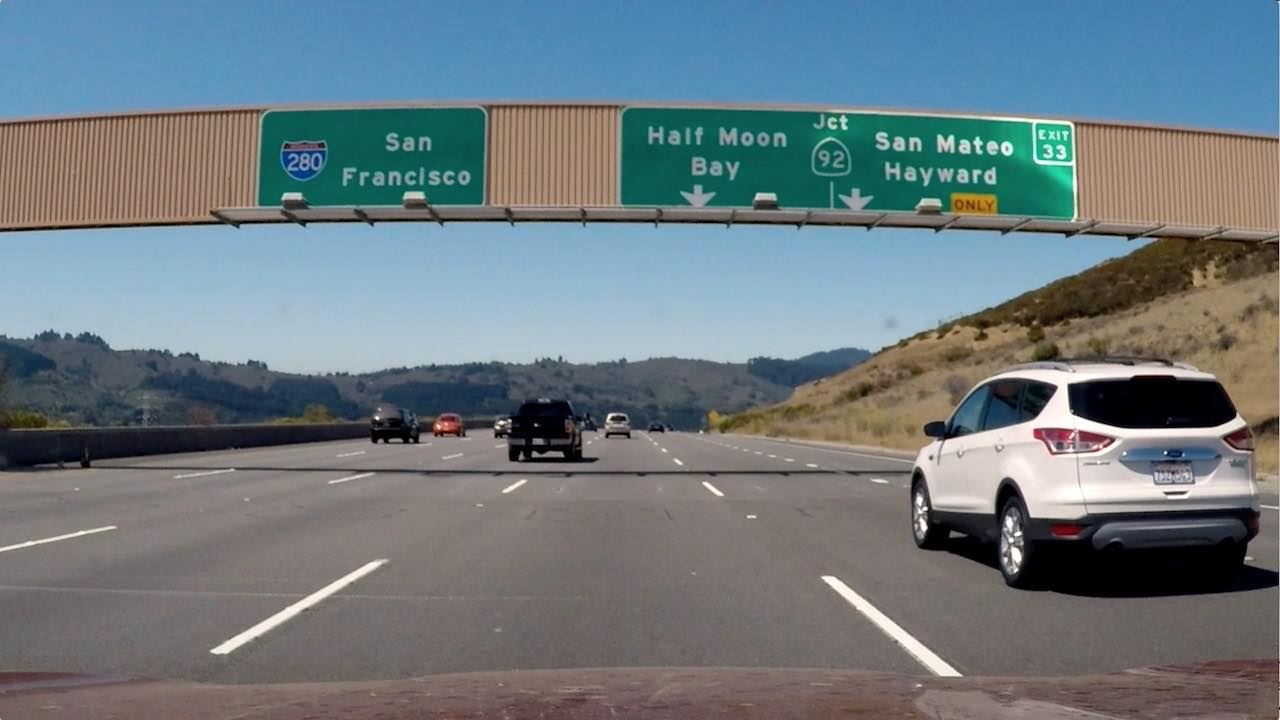
#> input picture lanelines/img/signs_vehicles_xygrad.jpg, 1280 x 720 px
$ jupyter execute --allow-errors color-thresholds.ipynb
#> lines starting #> are read from the running program, lines starting #| are printed output that depends on the picture
[cell 1]
import numpy as np
import cv2
import matplotlib.pyplot as plt
import matplotlib.image as mpimg

[cell 2]
image = mpimg.imread('../img/signs_vehicles_xygrad.jpg')
#> image is the input picture: shape (720, 1280, 3); mean R, G, B 109.2, 121.6, 127.4
thresh = (180, 255)
gray = cv2.cvtColor(image, cv2.COLOR_RGB2GRAY)
binary = np.zeros_like(gray)
binary[(gray > thresh[0]) & (gray <= thresh[1])] = 1

[cell 3]
def plot_side_by_side(image1, image2):
    # Plot the result
    f, (ax1, ax2) = plt.subplots(1, 2, figsize=(24, 9))
    f.tight_layout()
    ax1.imshow(image1)
    ax1.set_title('Original Image', fontsize=50)
    ax2.imshow(image2, cmap='gray')
    ax2.set_title('Thresholded Grad. Dir.', fontsize=50)
    plt.subplots_adjust(left=0., right=1, top=0.9, bottom=0.)
    plt.show()


def apply_threshold(image, thresh=(90, 255)):
    """Threshold a single channel (2d) image."""
    if len(image.shape) != len(thresh):
        raise ValueError('image should be single channel 2d')
    binary = np.zeros_like(image)
    binary[(image > thresh[0]) & (image <= thresh[1])] = 1
    return binary


def get_hls(image):
    hls = cv2.cvtColor(image, cv2.COLOR_RGB2HLS)
    H = hls[:,:,0]
    L = hls[:,:,1]
    S = hls[:,:,2]
    return H, L, S

def get_rgb(image):
    R = image[:,:,0]
    G = image[:,:,1]
    B = image[:,:,2]
    return R, G, B

# [5 lines of commented-out code are left out]

[cell 4]
plot_side_by_side(image, binary)

[cell 5]
R = image[:,:,0]
G = image[:,:,1]
B = image[:,:,2]

[cell 6]
thresh = (200, 255)
binary = np.zeros_like(R)
binary[(R > thresh[0]) & (R <= thresh[1])] = 1
plot_side_by_side(image, binary)
#> in plot_side_by_side (call 2), `plt.show()`:
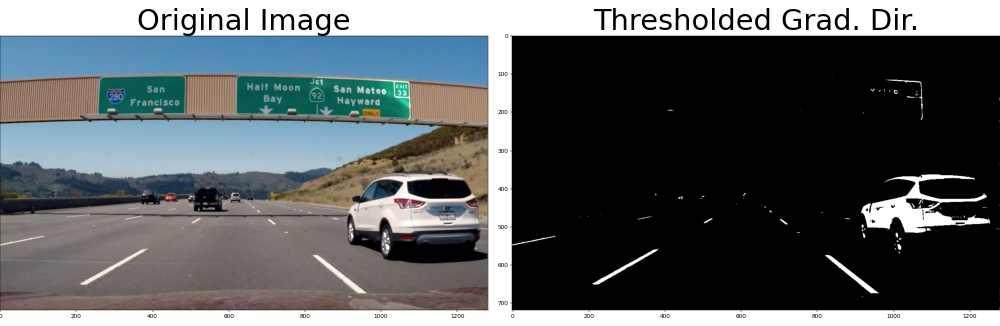
#> figure drawn by matplotlib, 2 panels

[cell 7]
H, L, S = get_hls(image)
#> in get_hls, `hls = cv2.cvtColor(image, cv2.COLOR_RGB2HLS)`: hls: shape (720, 1280, 3); mean of channels 0, 1, 2 60.7, 118.8, 64.6
#> (the rest of this cell did not finish here and is left out)

[cell 8]
image = mpimg.imread('../test_images/test6.jpg')
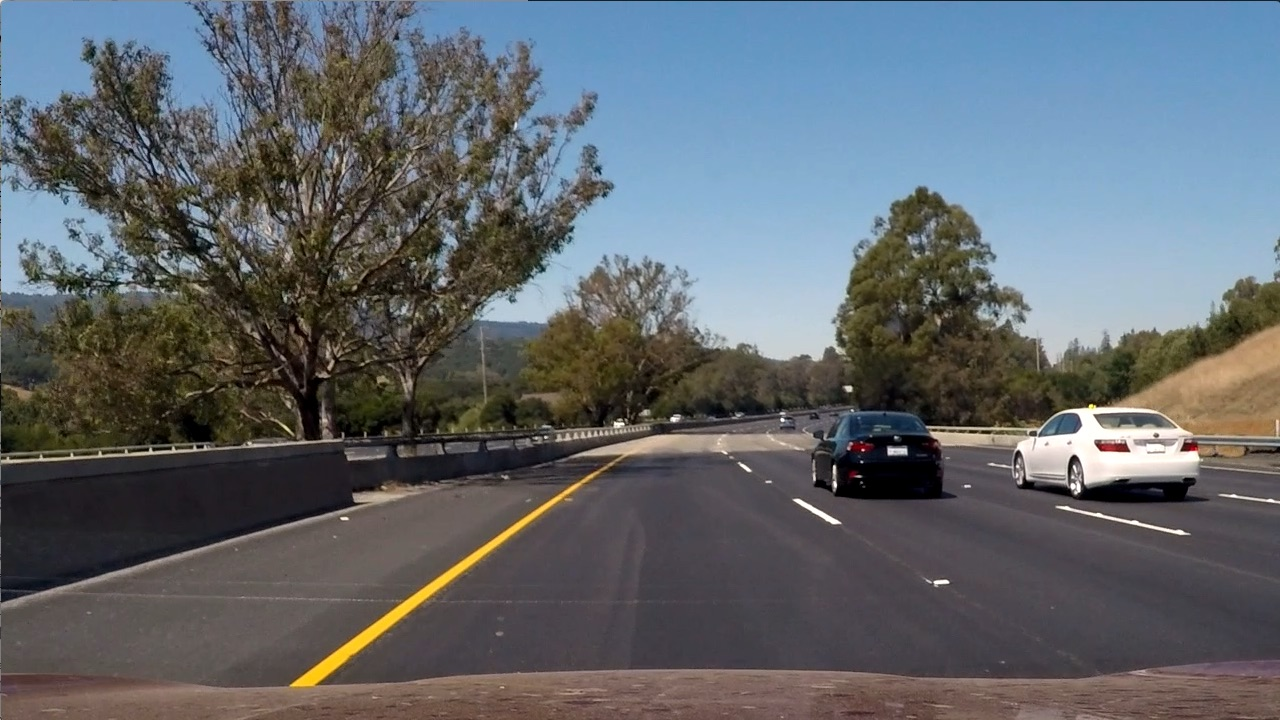
#> input picture lanelines/test_images/test6.jpg, 1280 x 720 px
#> image is the input picture: shape (720, 1280, 3); mean R, G, B 97, 102.6, 107.9
R, G, B = get_rgb(image)
#> in get_rgb, `B = image[:,:,2]`:
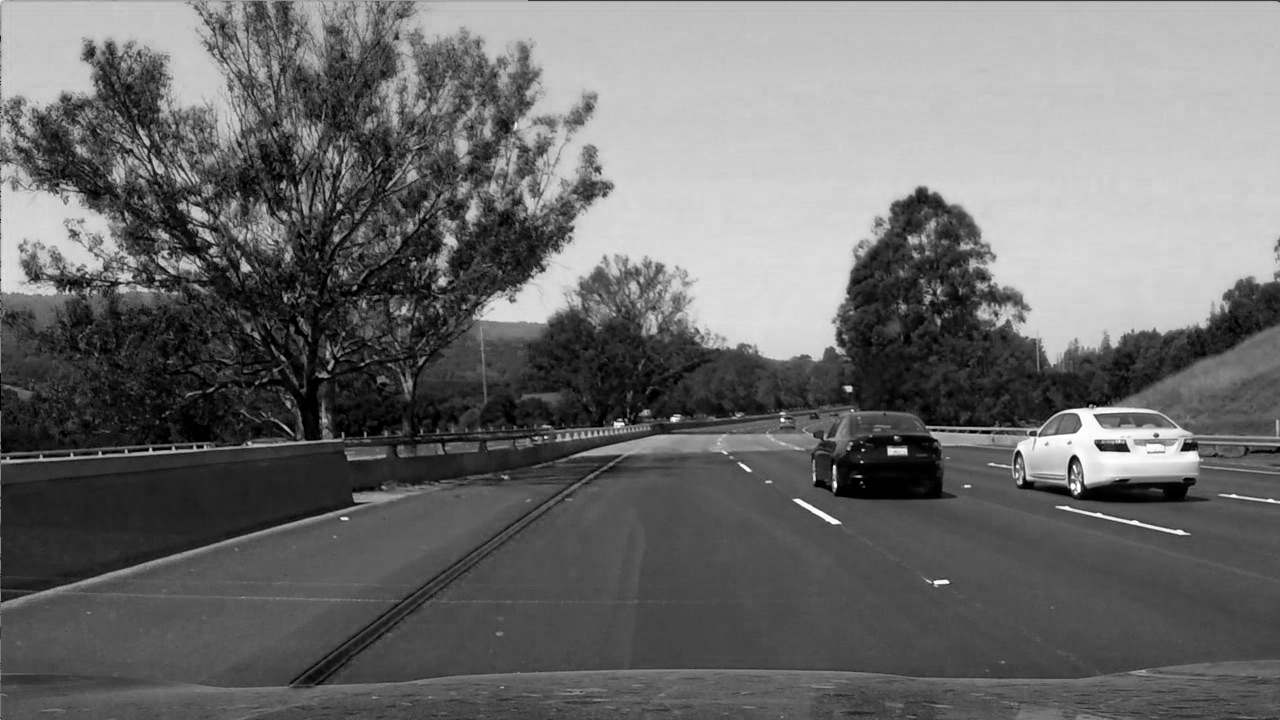
#> B: shape (720, 1280); min 0, max 255, mean 107.9
H, L, S = get_hls(image)
#> in get_hls (call 2), `hls = cv2.cvtColor(image, cv2.COLOR_RGB2HLS)`: hls: shape (720, 1280, 3); mean of channels 0, 1, 2 76.7, 102.2, 57.5
#> in get_hls (call 2), `H = hls[:,:,0]`:
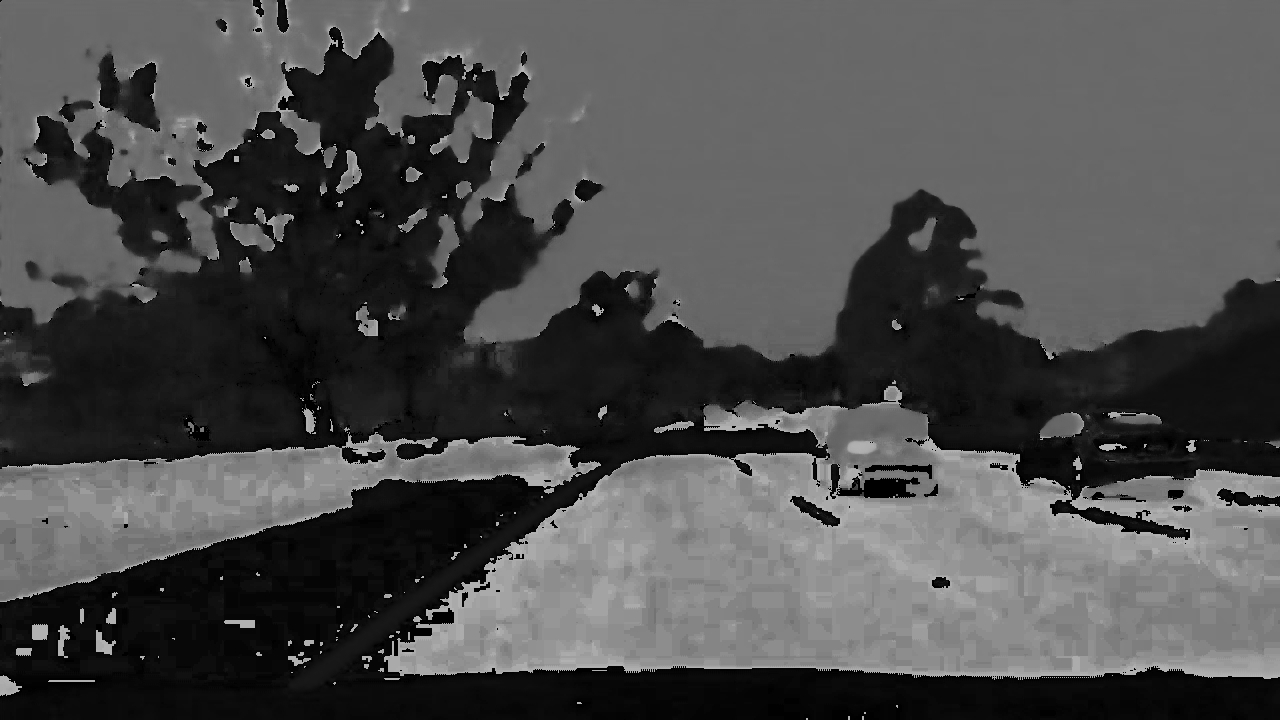
#> H: shape (720, 1280); min 0, max 180, mean 76.7
#> in get_hls (call 2), `S = hls[:,:,2]`:
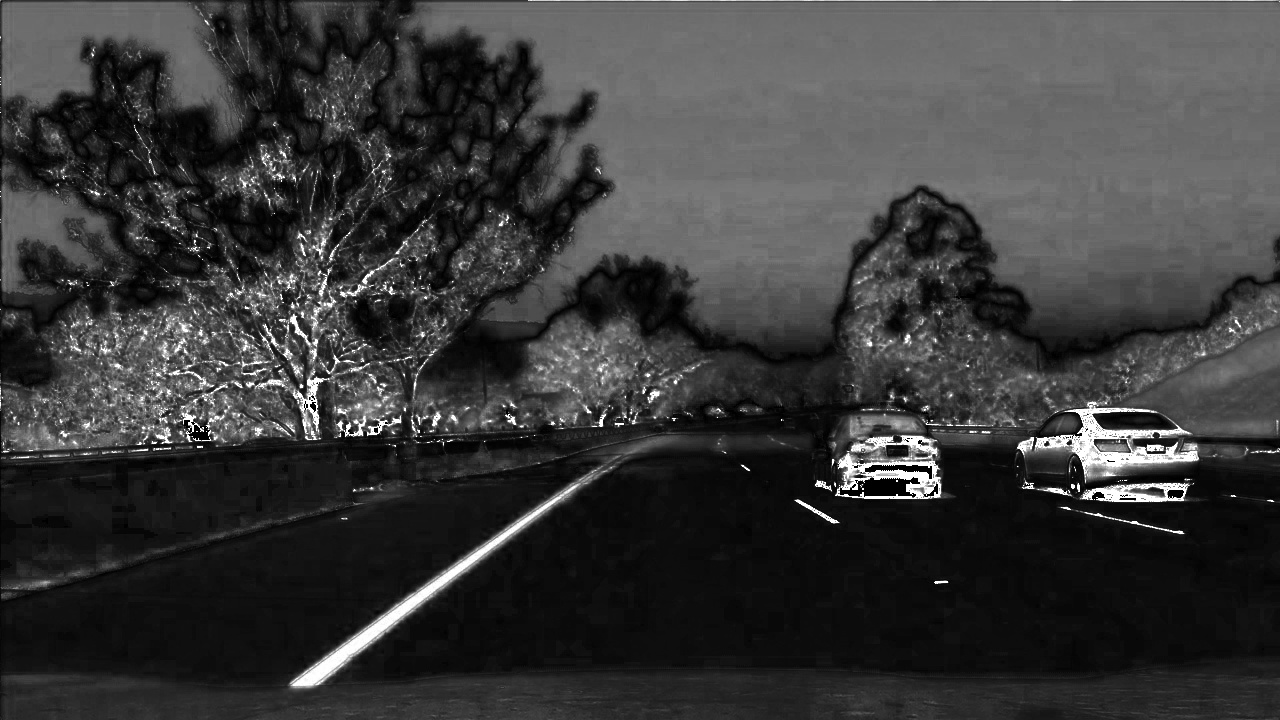
#> S: shape (720, 1280); min 0, max 255, mean 57.5
#> (the rest of this cell did not finish here and is left out)
